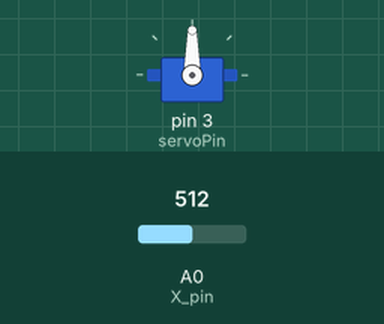
Simulated run of this sketch. Board: Arduino Uno, built with avr-gcc and run on an emulated ATmega328P. Parts: servo. The inputs (shaded band) are chosen by the test bench; at power-on: A0 (X_pin) = 512. What the sketch prints to the serial monitor is not drawn.

Above: at 1.2 s.
1.3 s: A0 (X_pin) set to 110
At 1.6 s:
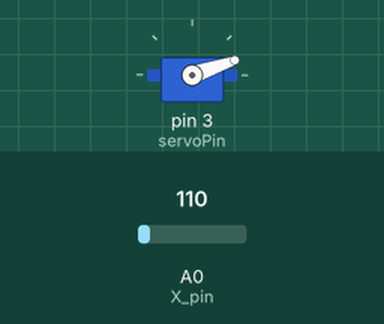
2.8 s: A0 (X_pin) set to 92
At 3.2 s:
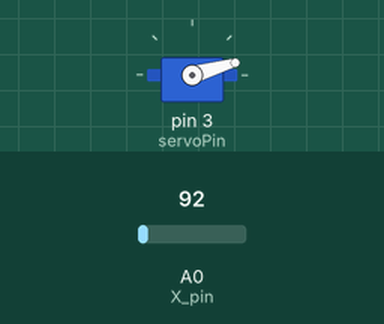
5.8 s: A0 (X_pin) set to 122
At 6.4 s:
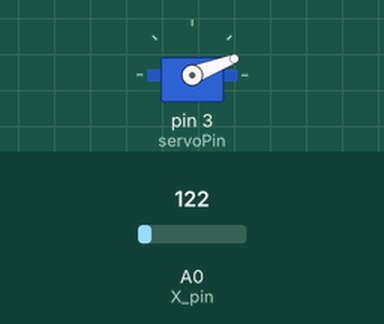
7.3 s: A0 (X_pin) set to 306
At 8.0 s:
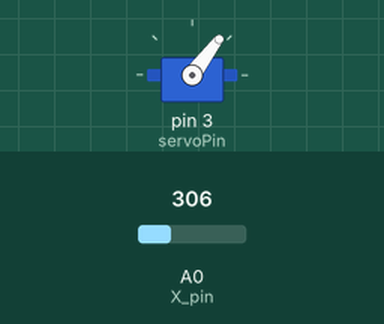
8.8 s: A0 (X_pin) set to 988
At 9.5 s:
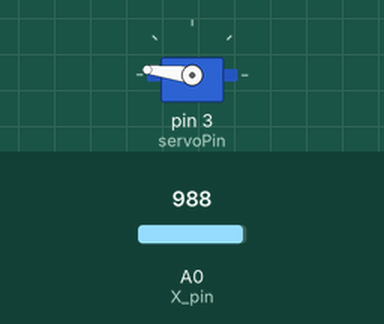
10.3 s: A0 (X_pin) set to 1012
At 11.1 s:
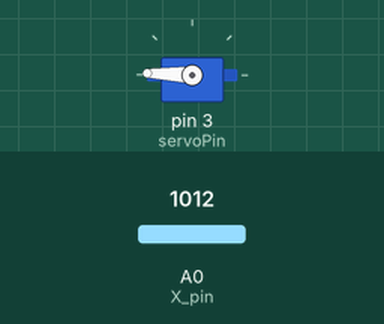
Timing chart, 0 to 12.8 s (numbered marks = the images above; inputs shaded):
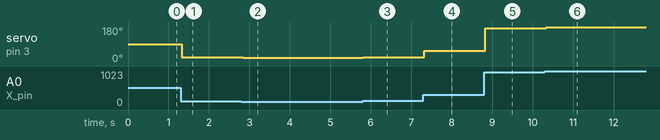

Measured:
- after the input at 1.3 s, servo on pin 3 (servoPin): 90° → 19° at once
- after the input at 2.8 s, servo on pin 3 (servoPin): 19° → 16° at once
- after the input at 5.8 s, servo on pin 3 (servoPin): 16° → 21° at once
- after the input at 7.3 s, servo on pin 3 (servoPin): 21° → 53° at once
- after the input at 8.8 s, servo on pin 3 (servoPin): 53° → 173° at once
- after the input at 10.3 s, servo on pin 3 (servoPin): 173° → 178° at once

The sketch:

servoControl1.ino
```cpp
#include <Servo.h>  // Include the Servo library to control a servo motor

// Pin definitions
const int servoPin = 3;  // Pin connected to the servo motor
const int X_pin = A0;    // Pin for the joystick X-axis


// Variables to hold joystick readings
int X_reading;

int servoAngle = 0;  // Variable to store the angle for the servo

Servo Servo1;  // Create a Servo object to control the servo motor

void setup() {
  // Attach the servo to its pin
  Servo1.attach(servoPin);

  // Initialize the serial communication for debugging
  Serial.begin(9600);

  // Set up the joystick pins as inputs
  pinMode(X_pin, INPUT);


}

void loop() {
  // Read the X and Y values from the joystick
  X_reading = analogRead(X_pin);  // Read the X-axis

  // Map the X joystick value (0 to 1023) to a servo angle (0 to 180 degrees)
  servoAngle = map(X_reading, 0, 1023, 0, 180);

  // Write the mapped angle to the servo motor
  Servo1.write(servoAngle);

  // Print the X reading for debugging purposes
  Serial.print("X reading: ");
  Serial.print(X_reading);

  // Add a delay for stability before the next loop iteration
  delay(60);
}
```
